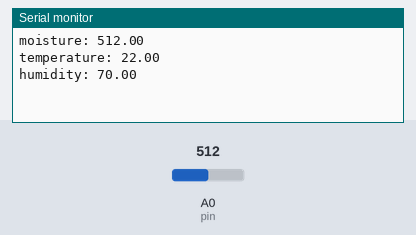
A sketch run on a simulated ESP8266 (NodeMCU). On the bench: the last lines printed to the serial monitor. The test bench sets the inputs (shaded band); at power-on: A0 (pin) = 512. WiFi joins after 1.5 s; servers stay silent unless stated.

Above: at 3.0 s.
3.1 s: A0 (pin) set to 716
At 4.9 s:
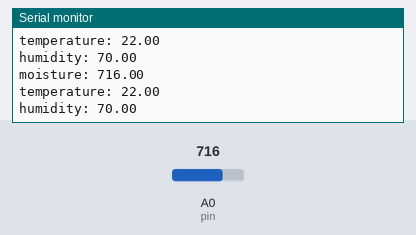
6.2 s: A0 (pin) set to 900
At 8.0 s:
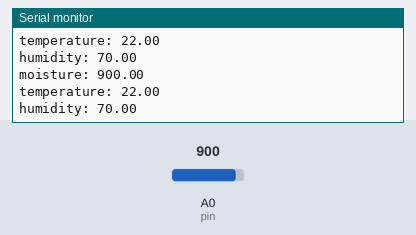
Timing chart, 0 to 9.5 s (numbered marks = the images above; inputs shaded):
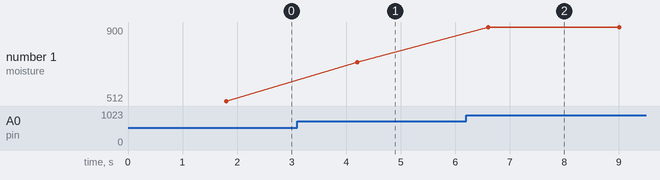

Measured:
- after the input at 3.1 s, the serial monitor: prints a new line after 1.1 s (image 1)
- after the input at 6.2 s, the serial monitor: prints a new line after 0.41 s (image 2)
- plotted number 1: 512 → 716 after the input at 3.1 s, 716 → 900 after the input at 6.2 s

The sketch:

blink_ass.ino
```cpp
#define BLYNK_PRINT Serial
#include <ESP8266WiFi.h>
#include <BlynkSimpleEsp8266.h>
char auth[] = "your auth code from blynk project ";
char ssid[] = "your wifi ssid";
char pass[] = "your wifi password";
int pin = A0;
float moisture=0;
float temperature=22;
float humidity=70;
BlynkTimer timer;
void sendSensor()
{
 Blynk.virtualWrite(V1, moisture);
 delay (200);
 Blynk.virtualWrite(V2, temperature);
 delay (200);
 Blynk.virtualWrite(V3, humidity);
}
void setup()
{
 // Debug console
 Serial.begin(9600);

 Blynk.begin(auth, ssid, pass);
 // You can also specify server:
 //Blynk.begin(auth, ssid, pass, "blynk-cloud.com", 80);
 //Blynk.begin(auth, ssid, pass, IPAddress(192,168,1,100), 8080);
 timer.setInterval(1000L, sendSensor);
}
void loop()
{
 Blynk.run();
 timer.run();
 moisture = analogRead(pin);
 Serial.print ("moisture: "); // output to the serial port
 Serial.println (moisture);
 Serial.print ("temperature: "); // output to the serial port
 Serial.println (temperature);
 Serial.print ("humidity: "); // output to the serial port
 Serial.println (humidity);
 delay(2000);
}
```
